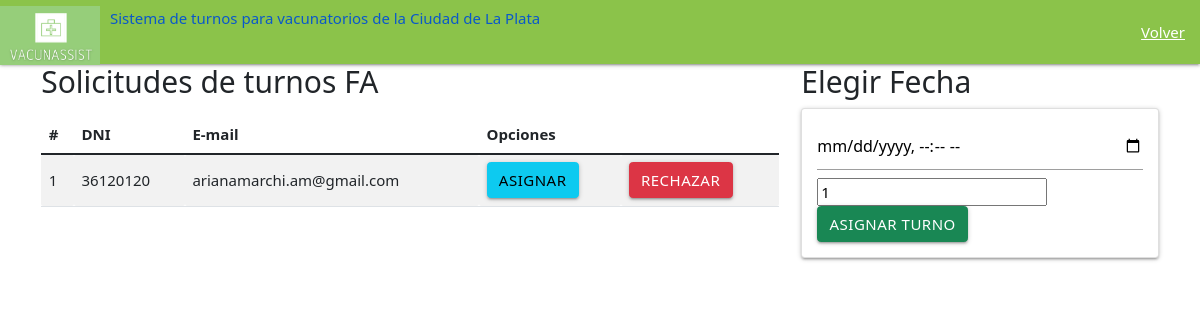
Page /empezarAsignacionTurno/1 on the earlier database version.
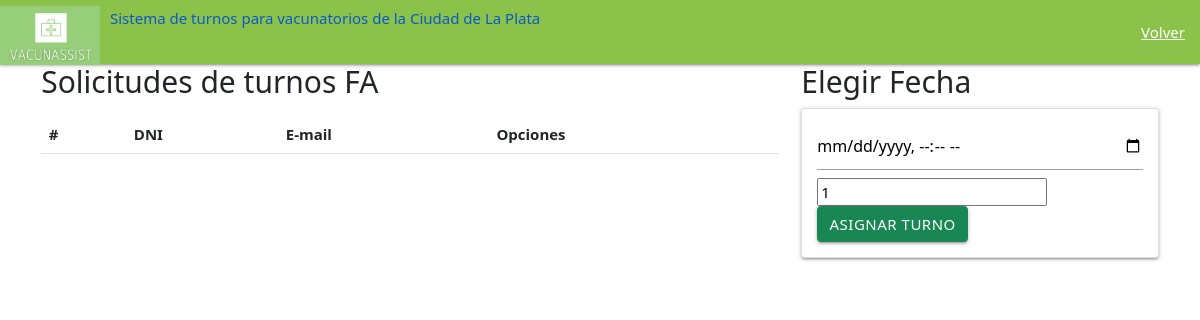
Same page on the later database version.
### main/models.py (models this page shows, shortened)
class SolicitudTurnoFA(models.Model):
    dni=models.IntegerField()
    numId=models.IntegerField()
    email= models.EmailField(max_length=254)
    edad=models.IntegerField()

### main/views.py (the view)
# urls.py: path('empezarAsignacionTurno/<int:dni>', views.empezarAsignacionTurno, name= 'empezarAsignacionTurno' ),
def empezarAsignacionTurno (request,dni):
    ListSolicitud= SolicitudTurnoFA.objects.all()
    return render(request, "main/evaluarTurnos.html",{"turnos":ListSolicitud,"valor":1,"asignacionDNI":dni})

### main/templates/main/evaluarTurnos.html (shortened to what this page needs)
<!DOCTYPE html>
{% load static %}
<html lang="en" dir="ltr">
  <head>
        <link rel="stylesheet" href="https://cdnjs.cloudflare.com/ajax/libs/materialize/1.0.0/css/materialize.min.css">
        <link type='text/css' href="{% static 'css/estilo.css' %}" rel="stylesheet" />
    <link href="https://cdn.jsdelivr.net/npm/bootstrap@5.1.3/dist/css/bootstrap.min.css" rel="stylesheet">
    <nav>
        <div class="nav-wrapper  light-green">
          <a href="/" class="brand-logo">
            <img src="{% static 'imagenes/Logo_VacunAssist_recortado.png' %}" class="img-fluid" width="100" height="66">
          <div class="right"  style="margin: 9px 0px 0px 10px">
            <h6>Sistema de turnos para vacunatorios de la Ciudad de La Plata</h6>
            </div>
          </a>
          <ul id="nav-mobile" class="right hide-on-med">
            <li><a href="/inicio_admin/">Volver</a></li>
          </ul>
        </div>
      </nav>
      <body>
<div class="container py4">
    <div class="row">
         <div class="col-sm-12 col-md-6 col-lg-8 col-xl-8">
           <h2>Solicitudes de turnos FA</h2>
           <div class="table-responsive py-2">
             <table class="table table-striped">
               <thead>
                 <tr>
                  <th>#</th>
                   <th>DNI</th>
                   <th>E-mail </th>
                   <th colspan="2">Opciones</th>
                 </tr>
               </thead>
               <tbody>
                 {% for c in turnos %}
                 <tr>
                   <td>{{forloop.counter}}</td>
                   <td>{{c.dni}} </td>
                   <td> {{c.email}}</td>
                   <td><a href="/empezarAsignacionTurno/{{c.dni}}" class="btn btn-block btn-info">Asignar</a></td>
                   <td><a href="/eliminarSolicitud/{{c.dni}}" class="btn btn-block btn-danger">Rechazar</a></td>
                 </tr>
                 {% endfor%}
             </table>
           </div>
         </div>
         {% if valor == 1 %}
             <div class="col-sm-12 col-md-6 col-lg-4 col-xl-4">
               <h2> Elegir Fecha</h2>
               <div class="card">
                 <div class="card-body">
                   <form  action="/AsignarTurno/" method="post">{% csrf_token %}
                     <div class="form-group">
                       <input type="datetime-local" id="fechaesperada" name="fechaesperada" min="2022-01-01" max="2022-12-31" required >
                     </div>
                     <div class="form-group">
                        <input type="int"  id="dni" name="dni" clas="form-control" minlength="1" value="{{asignacionDNI}}" clas="form-control" placeholder="DNI"  minlength="8" maxlength="8" readonly required >
                     </div>
                     <div class="form-group">
                       <button type="submit" class="btn btn-success btn-block" text-white>Asignar Turno</button>
                     </div>
                   </form>
                 </div>
               </div>
             </div>
         {% endif %}
    </div>
 </div>
      </body>
      <body>
      </body>

Differences in the rows shown:
removed SolicitudTurnoFA: dni "36120120", email "arianamarchi.am@gmail.com"
